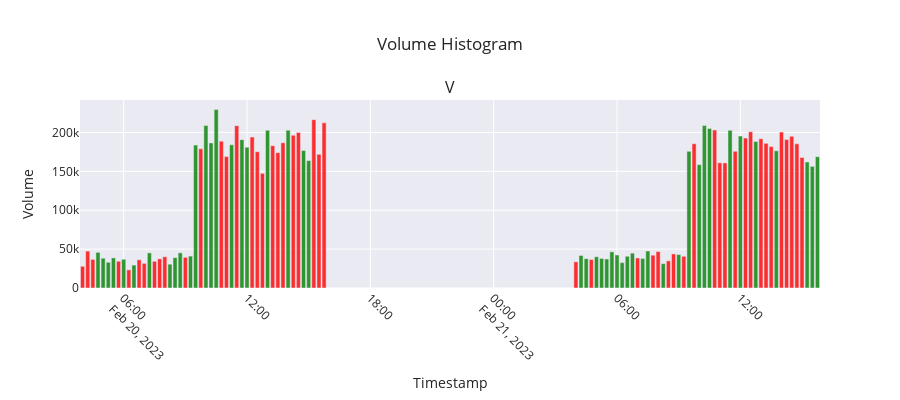

Write notebook code for a chart like this one.
### Code cell
from plotly.subplots import make_subplots
import plotly.graph_objects as go
import plotly.express as px

def plot_volume_histogram(candlestick_data):
    fig = make_subplots(rows=1, cols=1, subplot_titles=("Volume"))

    # Determine the color for each bar based on the candlestick data
    colors = ['green' if row['Close'] >= row['Open'] else 'red' for idx, row in candlestick_data.iterrows()]

    # Add volume as a bar chart
    fig.add_trace(go.Bar(
        x=candlestick_data.index,
        y=candlestick_data['Volume'],
        name='Volume',
        marker_color=colors,
        opacity=0.8
    ))

    # Update layout for better appearance
    fig.update_layout(
        title="Volume Histogram",
        xaxis_title="Timestamp",
        yaxis_title="Volume",
        legend_title="Legend",
        xaxis=dict(tickangle=45),
        template="seaborn",
        hovermode='x unified',
        height=400  # Adjust the height as needed
    )

    # Show the plot
    fig.show()

# Example usage
plot_volume_histogram(candlestick_data)
